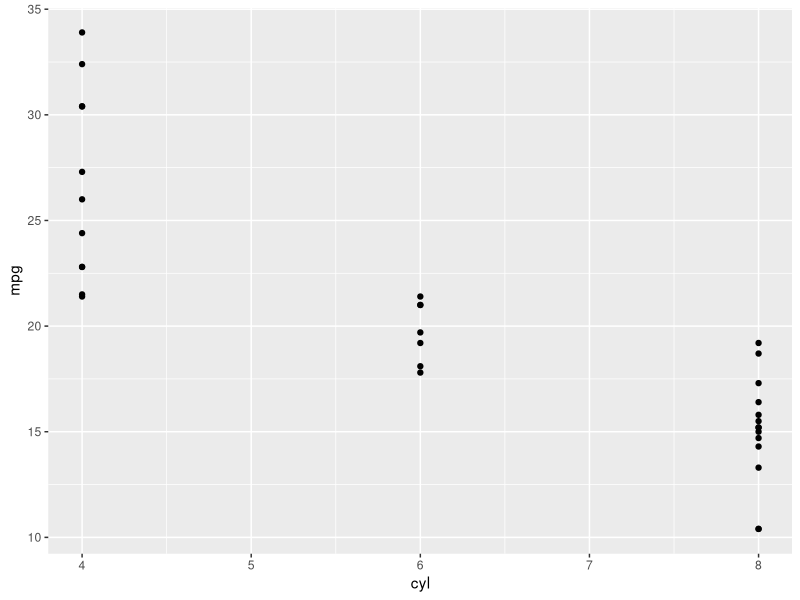
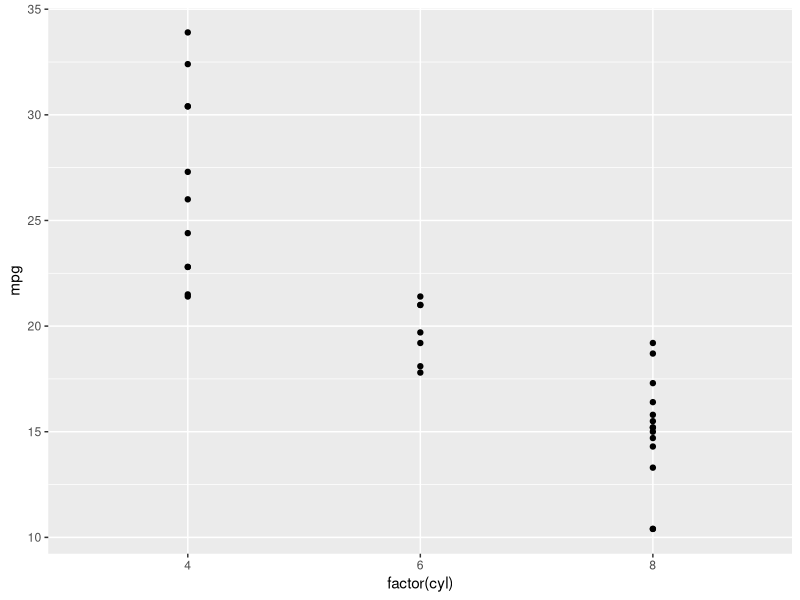
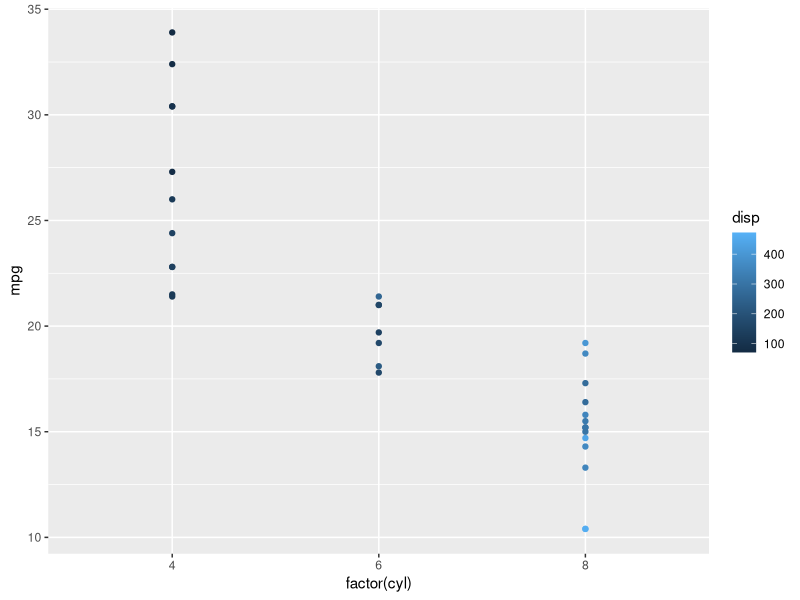
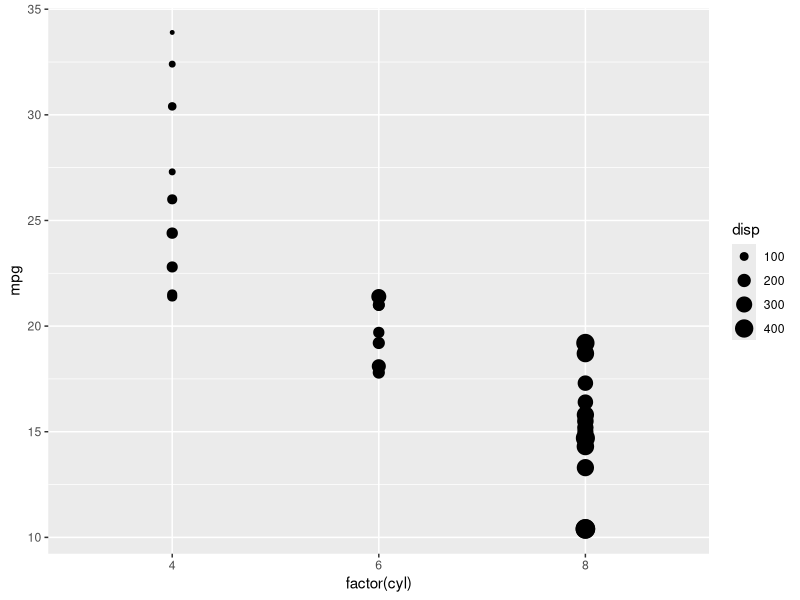
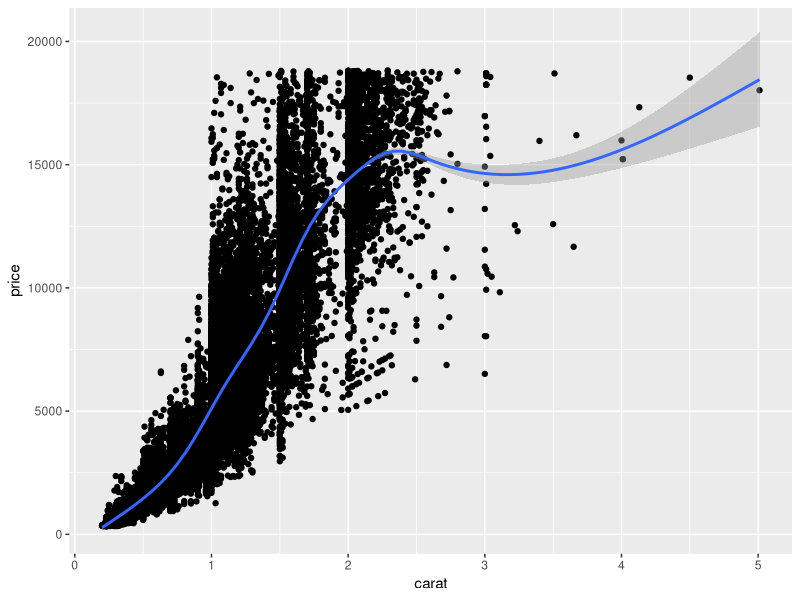
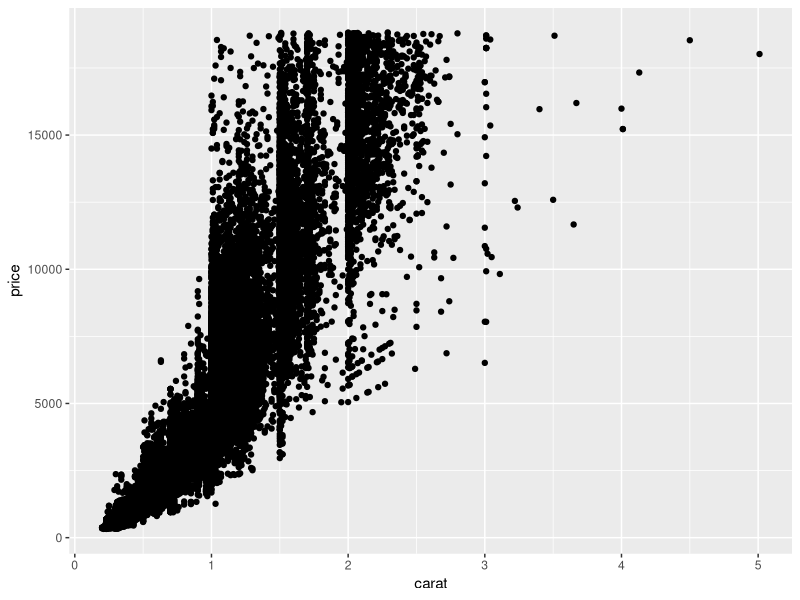
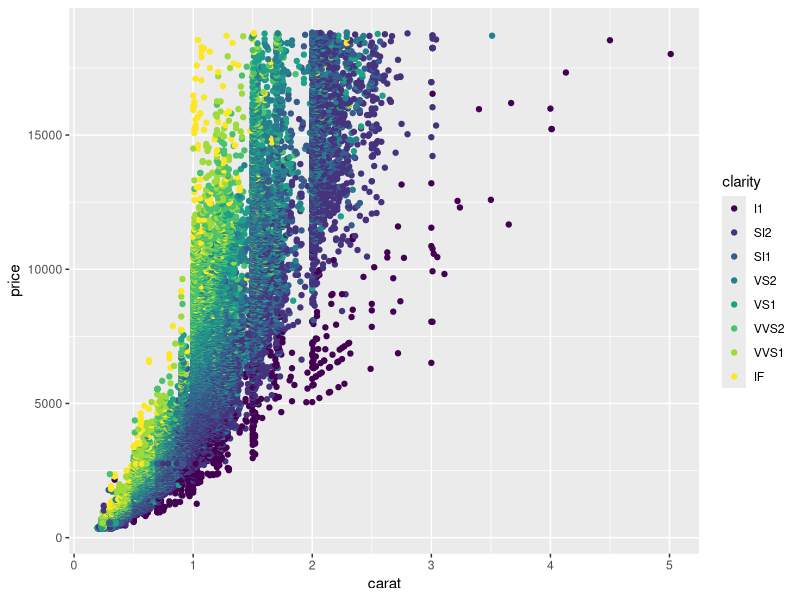
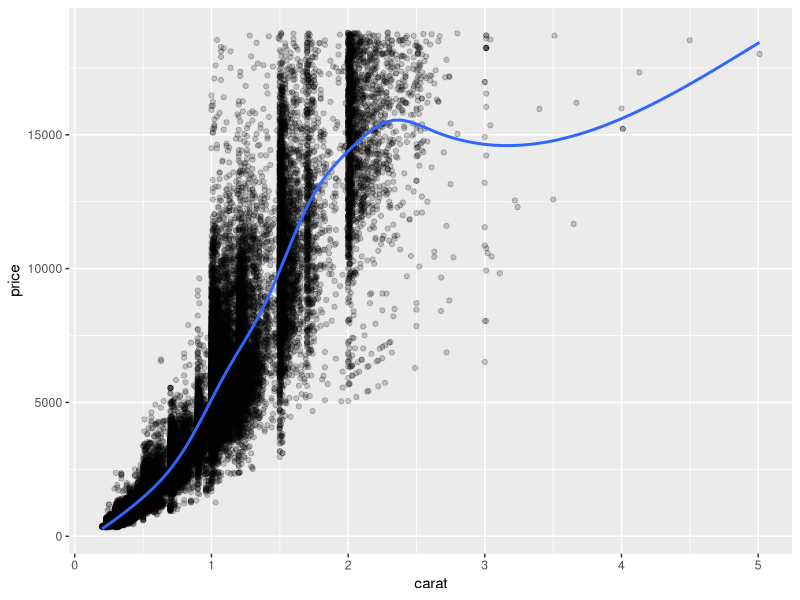

Generate these figures, in order, with R: (Note: this script raises an error after producing the figures.)
## ---- chunk 1
knitr::opts_chunk$set(echo = TRUE)

## ---- chunk 2
# Load the ggplot2 package
library (ggplot2)
library(tidyr)

# Loading the mtcars data set
data(mtcars)
data(diamonds)
## ---- chunk 3

# Explore the mtcars data frame with str()
str(mtcars)

# Execute the following command
ggplot(mtcars, aes(x = cyl, y = mpg)) +
  geom_point()

# Change the command below so that cyl is treated as factor
ggplot(mtcars, aes(x = factor(cyl), y = mpg)) +
  geom_point()

## Adding layers
ggplot(mtcars, aes(x = factor(cyl), y = mpg, color=disp)) +
  geom_point()

ggplot(mtcars, aes(x = factor(cyl), y = mpg, size=disp)) +
  geom_point()


# Add geom_point() and geom_smooth() with +
ggplot(diamonds, aes(x = carat, y = price)) + geom_point() + geom_smooth()


# Create the object containing the data and aes layers: dia_plot
dia_plot <- ggplot(diamonds, aes(x = carat, y = price))

# Add a geom layer with + and geom_point()
dia_plot + geom_point()

# Add the same geom layer, but with aes() inside
dia_plot + geom_point(aes(color = clarity))

# 1 - The dia_plot object has been created for you
dia_plot <- ggplot(diamonds, aes(x = carat, y = price))

# 2 - Expand dia_plot by adding geom_point() with alpha set to 0.2
dia_plot <- dia_plot + geom_point(alpha=0.2)

# 3 - Plot dia_plot with additional geom_smooth() with se set to FALSE
dia_plot + geom_smooth(se = FALSE)

# 4 - Copy the command from above and add aes() with the correct mapping to geom_smooth()
dia_plot + geom_smooth(aes(color = clarity), se = FALSE)
## ---- chunk 4
# In this exercise you'll recreate the base package plot in ggplot2.

# Plot 2: include the lines of the linear models, per cyl
ggplot(mtcars, aes(x = wt, y = mpg, col = cyl)) +
  geom_point() + # Copy from Plot 1
  geom_smooth(method=lm, se=FALSE) 


# Convert cyl to factor (don't need to change)
mtcars$cyl <- as.factor(mtcars$cyl)

# Example from base R (don't need to change)
plot(mtcars$wt, mtcars$mpg, col = mtcars$cyl)
abline(lm(mpg ~ wt, data = mtcars), lty = 2)
lapply(mtcars$cyl, function(x) {
  abline(lm(mpg ~ wt, mtcars, subset = (cyl == x)), col = x)
  })
legend(x = 5, y = 33, legend = levels(mtcars$cyl),
       col = 1:3, pch = 1, bty = "n")

# Plot 1: add geom_point() to this command to create a scatter plot
ggplot(mtcars, aes(x = wt, y = mpg, col = cyl)) + geom_point()

# Fill in using instructions Plot 1

# Plot 2: include the lines of the linear models, per cyl
ggplot(mtcars, aes(x = wt, y = mpg, col = cyl)) +
  geom_point() + # Copy from Plot 1
  geom_smooth(method=lm, se=FALSE)   # Fill in using instructions Plot 2

# Plot 3: include a lm for the entire dataset in its whole
ggplot(mtcars, aes(x = wt, y = mpg, col = cyl)) +
  geom_point() + # Copy from Plot 2
  geom_smooth(method=lm, se=FALSE) + # Copy from Plot 2
  geom_smooth(method=lm, se=FALSE, linetype=2, aes(group=1))   


# Consider the structure of iris, iris.wide and iris.tidy (in that order)
str(iris)
str(iris.wide)
str(iris.tidy)
# Think about which dataset you would use to get the plot shown right
# Fill in the ___ to produce the plot given to the right
ggplot(iris.tidy, aes(x = Species, y = Value, col = Part)) +
  geom_jitter() +
  facet_grid(. ~ Measure)

# Fill in the ___ to produce to the correct iris.tidy dataset
iris.tidy <- iris %>%
  gather(key, Value, -Species) %>%
  separate(key, c("Part", "Measure"), "\\.")

# Fill in the ___ to produce the plot given to the right
ggplot(iris.wide, aes(x = Length, y = Width, color = Part)) +
  geom_jitter() +
  facet_grid(. ~ Species)


# Load the tidyr package
library(tidyr)

# Add column with unique ids (don't need to change)
iris$Flower <- 1:nrow(iris)

# Fill in the ___ to produce to the correct iris.wide dataset
iris.wide <- iris %>%
  gather(key, value, -Species, -Flower) %>%
  separate(key, c("Part", "Measure"), "\\.") %>%
  spread(Measure, value)
## ---- chunk 5
# 1 - Map mpg to x and cyl to y
ggplot(mtcars, aes(x=mpg, y=cyl)) +
  geom_point()
  
# 2 - Reverse: Map cyl to x and mpg to y
ggplot(mtcars, aes(x=cyl, y=mpg)) +
  geom_point()

# 3 - Map wt to x, mpg to y and cyl to col
ggplot(mtcars, aes(x=wt, y=mpg, col=cyl)) +
  geom_point()

# 4 - Change shape and size of the points in the above plot
ggplot(mtcars, aes(x=wt, y=mpg, col=cyl)) +
  geom_point(shape=1, size=4)


# am and cyl are factors, wt is numeric
class(mtcars$am)
class(mtcars$cyl)
class(mtcars$wt)

# From the previous exercise
ggplot(mtcars, aes(x = wt, y = mpg, col = cyl)) +
  geom_point(shape = 1, size = 4)

# 1 - Map cyl to fill
ggplot(mtcars, aes(x = wt, y = mpg, fill = cyl)) +
  geom_point(shape = 1, size = 4)

# 2 - Change shape and alpha of the points in the above plot
ggplot(mtcars, aes(x = wt, y = mpg, fill = cyl)) +
  geom_point(shape = 21, size = 4, alpha=0.6)

# 3 - Map am to col in the above plot
ggplot(mtcars, aes(x = wt, y = mpg, col = am, fill=cyl)) +
  geom_point(shape = 21, size = 4, alpha=0.6)

## ---- chunk 6
# Define a hexadecimal color
my_color <- "#4ABEFF"

# Draw a scatter plot with color *aesthetic*
ggplot(mtcars, aes(x=wt, y=mpg, color=cyl)) + geom_point()

# Same, but set color *attribute* in geom layer 
ggplot(mtcars, aes(x=wt, y=mpg, color=cyl)) + geom_point(color=my_color)

# Set the fill aesthetic; color, size and shape attributes
ggplot(mtcars, aes(x=wt, y=mpg, fill=cyl)) + geom_point(size=10, shape=23, color=my_color)

# Expand to draw points with alpha 0.5
ggplot(mtcars, aes(x = wt, y = mpg, fill = cyl)) + geom_point(alpha=0.5)

# Expand to draw points with shape 24 and color yellow
#[This is so bad to read...]
ggplot(mtcars, aes(x = wt, y = mpg, fill=cyl)) + geom_point(shape=24, color="yellow")

# Expand to draw text with label rownames(mtcars) and color red
#[This one too...]
ggplot(mtcars, aes(x = wt, y = mpg, fill = cyl)) + 
geom_text(label=rownames(mtcars), color='red')

# Map mpg onto x, qsec onto y and factor(cyl) onto col
ggplot(mtcars, aes(x=mpg, y=qsec, color=factor(cyl))) + geom_point()


# Add mapping: factor(am) onto shape
ggplot(mtcars, aes(x=mpg, y=qsec, color=factor(cyl), shape=factor(am))) + geom_point()


# Add mapping: (hp/wt) onto size
ggplot(mtcars, aes(x=mpg, y=qsec, color=factor(cyl), shape=factor(am), size=(hp/wt) )) + geom_point()
## ---- chunk 7
cyl.am <- ggplot(mtcars, aes(x = factor(cyl), fill = factor(am)))

cyl.am + 
  geom_bar(position="default")

# Fill - show proportion
cyl.am + 
  geom_bar(position = "fill")  

# The base layer, cyl.am, is available for you
# Add geom (position = "stack" by default)
cyl.am + 
  geom_bar()

# Fill - show proportion
cyl.am + 
  geom_bar(position = "fill")  

# Dodging - principles of similarity and proximity
cyl.am +
  geom_bar(position = "dodge") 

# Clean up the axes with scale_ functions
val = c("#E41A1C", "#377EB8")
lab = c("Manual", "Automatic")
cyl.am +
  geom_bar(position = "dodge") +
  scale_x_discrete("Cylinders") + 
  scale_y_continuous("Number") +
  scale_fill_manual("Transmission", 
                    values = val,
                    labels = lab) 

### UNIVARIATE PLOTS 
# 1 - Create jittered plot of mtcars, mpg onto x, 0 onto y
ggplot(mtcars, aes(x = mpg, y = 0)) +
  geom_jitter()

# 2 - Add function to change y axis limits
ggplot(mtcars, aes(x = mpg, y = 0)) +
  geom_jitter() + scale_y_continuous(limits=c(-2,2))


### Dealing with overplotting
# Basic scatter plot: wt on x-axis and mpg on y-axis; map cyl to col
ggplot(mtcars, aes(x=wt, y=mpg, color=cyl)) + geom_point(size=4)


# Hollow circles - an improvement
ggplot(mtcars, aes(x=wt, y=mpg, color=cyl)) + geom_point(size=4, shape=1)


# Add transparency - very nice
ggplot(mtcars, aes(x=wt, y=mpg, color=cyl)) + geom_point(size=4, shape=1, alpha=0.6)


# Scatter plot: carat (x), price (y), clarity (color)
ggplot(diamonds, aes(x=carat, y=price, color=clarity)) + geom_point()


# Adjust for overplotting
ggplot(diamonds, aes(x=carat, y=price, color=clarity)) + geom_point(alpha=0.5)


# Scatter plot: clarity (x), carat (y), price (color)
ggplot(diamonds, aes(x=clarity, y=carat, color=price)) + geom_point(alpha=0.5)

# Dot plot with jittering
ggplot(diamonds, aes(x=clarity, y=carat, color=price)) + geom_point(alpha=0.5, position="jitter")


